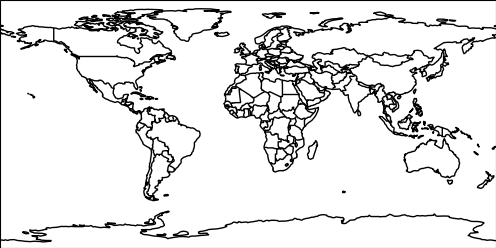
#> input picture globalMap.png, 496 x 248 px
$ python relativeHumidity.py
#> lines starting #> are read from the running program, lines starting #| are printed output that depends on the picture
import numpy as np
from netCDF4 import Dataset
from matplotlib import pyplot as plt
from PIL import Image

# Both datasets use an evenly spaced grid with a 2.5 deg. resolution.
# Relative humidity, expressed as a percentage, indicates a present state of absolute humidity relative to a maximum humidity given the same temperature.
# Levels (kPa) --> {1000,925,850,700,600,500,400,300} --> doesn't go higher b/c of tropopause temp. inversion.

def generate_relHumidity_profs(year,month,date,monthConversion):
	NC_relHumidity_atSurface = Dataset('datasets/rhum.sig995.' + str(year) + '.nc', "r", format="NETCDF4")
	NC_relHumidity_multiLevels = Dataset('datasets/rhum.' + str(year) + '.nc', "r", format="NETCDF4")
	relHumidity_surf = np.array(NC_relHumidity_atSurface.variables['rhum'])#	shape(366,73,144) for 2020.
	relHumidity = np.array(NC_relHumidity_multiLevels.variables['rhum'])#	shape(366,8,73,144) for 2020.
	# newDate calculation.
	if len(relHumidity) == 366: # Assuming no. of time entries for surf + pressure datasets are equal.
		leapYear = True
	newDate = 0
	for elem in monthConversion.keys():
		if elem != month:
			newDate += (monthConversion[elem])[1]
		else:
			newDate += date
			break
	if leapYear == True and newDate > 59:
		newDate += 1
	# Extracting profs by alt. (Indexes: 300mbar: -1, 850mbar: 2)
	relHumidity = np.rot90(relHumidity,1) # shape (8,366,73,144)
	relHumidity_at300 = relHumidity[-1][newDate - 3:newDate + 4]
	relHumidity_at850 = relHumidity[2][newDate - 3:newDate + 4] # Final shapes (7,73,144)
	relHumidity_surf = relHumidity_surf[newDate - 3:newDate + 4]
	full_relHumidity = np.array([relHumidity_surf,relHumidity_at850,relHumidity_at300])
	np.save("outData/rhum_7d_3l_3x7x73x144.npy",full_relHumidity) # Arranged by ascending altitude.
	return 0.

def plot_relHumidity(err):
#> called with err = 0
	rhumData = np.load("outData/rhum_7d_3l_3x7x73x144.npy")
#> (reads outData/rhum_7d_3l_3x7x73x144.npy from the repository)
	rhumData = np.rot90(rhumData,1) # Switch primary looping var. to day
	# new shape(7,3,73,144).
	x = np.linspace(0,143,num=9,endpoint=True)
	xLabels = [str(i) for i in list(np.arange(start=-180,stop=181,step=45))]
	y = np.linspace(0,72,num=7,endpoint=True)
	yLabels = [str(i) for i in list(np.arange(start=-90,stop=91,step=30))]
	im = Image.open("globalMap.png")
#> im is the input picture: PIL image 496x248 RGBA; mean R, G, B, A 229.2, 229.2, 229.2, 255
	dayLabel = 1
	levelLabel = ['_atSurface','_850mbar','_300mbar']
	for day in rhumData:
		index_levelLabel = 0
		for level in day:
			fig = plt.figure()
			ax = plt.axes()
			plt.imshow(im,extent=[0,143,0,72])
			plt.xlabel("Longitude")
			plt.ylabel("Latitude")
			plt.xticks(x,xLabels)
			plt.yticks(y,yLabels)
			cs =  ax.contourf(level,alpha=0.5)
			plt.colorbar(cs, ax=ax, label="Relative Humidity (%)", orientation='horizontal')
			plt.savefig("finalOutput_plots/relativeHumidity/relativeHumidity_day" + str(dayLabel) + levelLabel[index_levelLabel] + ".png")
			plt.cla()
			plt.clf()
			plt.close()
			index_levelLabel += 1
		dayLabel += 1
#> this loop made 7 passes
#> pass 1, in plot_relHumidity, `plt.savefig("finalOutput_plots/relativeHumidity/relativeHumidity_day" ..`:
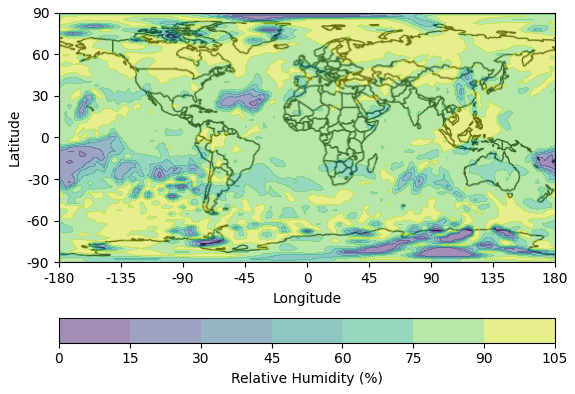
#> figure drawn by matplotlib, 2 panels
#> pass 1, in plot_relHumidity, `plt.savefig("finalOutput_plots/relativeHumidity/relativeHumidity_day" ..`:
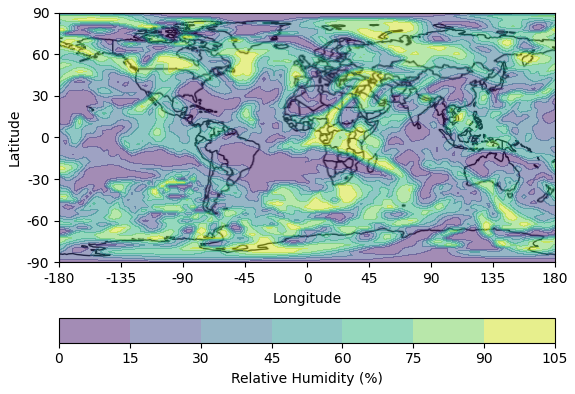
#> figure drawn by matplotlib, 2 panels
#> pass 1, in plot_relHumidity, `plt.savefig("finalOutput_plots/relativeHumidity/relativeHumidity_day" ..`:
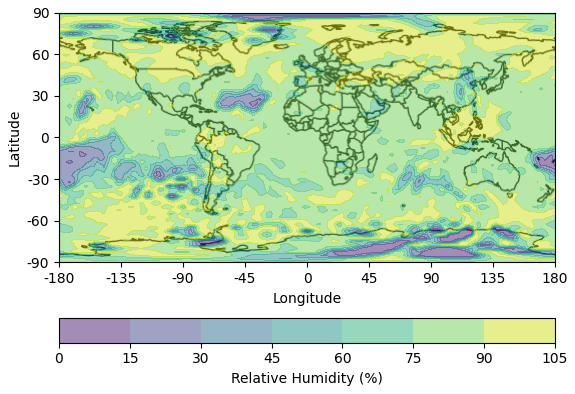
#> figure drawn by matplotlib, 2 panels
#> pass 2, in plot_relHumidity, `plt.savefig("finalOutput_plots/relativeHumidity/relativeHumidity_day" ..`:
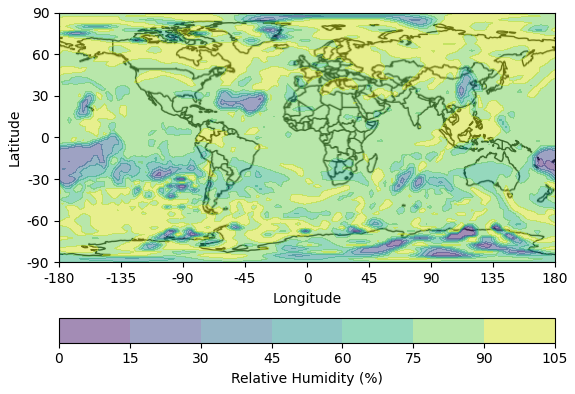
#> figure drawn by matplotlib, 2 panels
#> pass 2, in plot_relHumidity, `plt.savefig("finalOutput_plots/relativeHumidity/relativeHumidity_day" ..`:
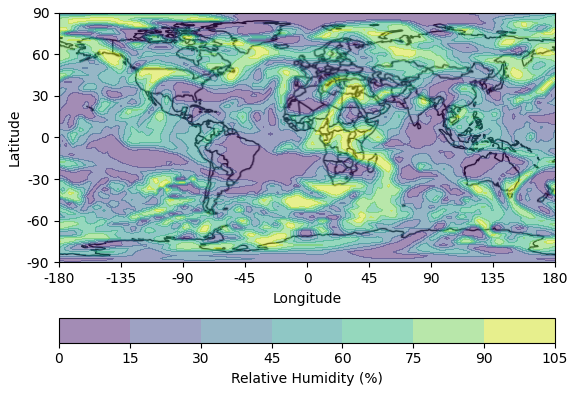
#> figure drawn by matplotlib, 2 panels
#> pass 2, in plot_relHumidity, `plt.savefig("finalOutput_plots/relativeHumidity/relativeHumidity_day" ..`:
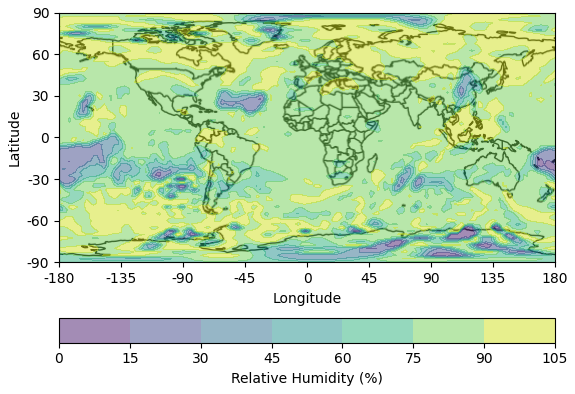
#> figure drawn by matplotlib, 2 panels
#> after the loop:
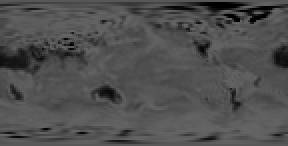
#> level: shape (73, 144) float32 (shown 2 times larger); min 0, max 100, mean 79.7
#> after the loop, dayLabel = 8
	return 0.

plot_relHumidity(0.)
